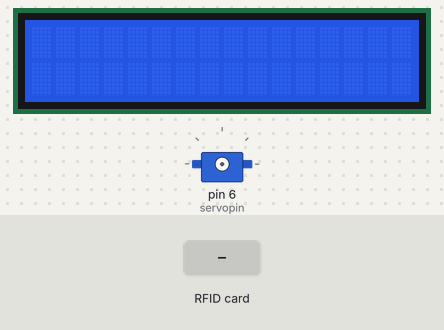
The sketch below on a simulated Arduino Uno, built with avr-gcc and run on an emulated ATmega328P. On the bench: 16×2 character LCD, servo. Wiring (inferred from the names in the program): servo: signal pin 6. The test bench sets the inputs (shaded band). Servo pulses on a pin are drawn as a servo (544–2400 µs = 0–180°); what the sketch prints to the serial monitor is not drawn.

Above: at 1.3 s.
1.4 s: RFID card 06 45 2E 02 held to the reader
At 5.4 s:
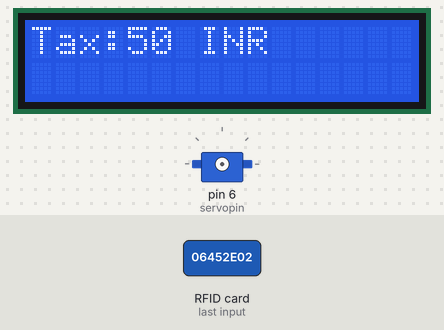
At 9.4 s:
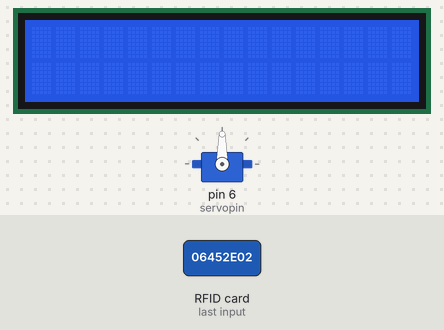
11.6 s: RFID card 5E 7A 19 C4 held to the reader
At 13.6 s:
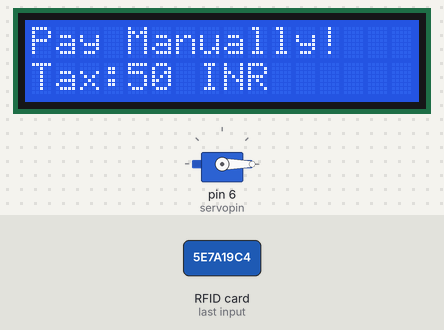
Timing chart, 0 to 19.4 s (numbered marks = the images above; inputs shaded):
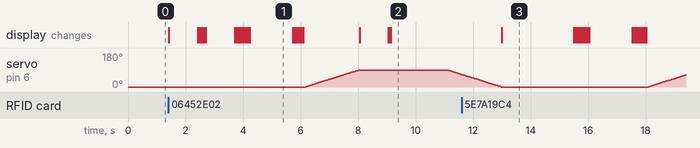

Measured:
- after the input at 1.4 s, servo on pin 6 (servopin): rises from 0° to 90° in 1.9 s, then falls to 66° in 3.6 s; the display: first changes at once (image 1 shows a later state)
- after the input at 11.6 s, the display: changes after 1.4 s (image 3)
- what the display in image 1 shows lasts 1.5 s, from 4.2 s to 5.7 s

The sketch:

edsprojectcode.ino
```cpp
#include <SPI.h>
#include <MFRC522.h>   //Library for mfrc522 RFID reader
 #include <LiquidCrystal.h>   ///Library for LCD(16*2)
#define SS_PIN 10
#define RST_PIN 9
MFRC522 mfrc522(SS_PIN, RST_PIN);   // Create MFRC522 instance.
int servopin=6;   //servopin
int angle,pulsewidth;
LiquidCrystal lcd(7, 8, 5, 4, 3, 2);
void servopulse(int servopin,int angle) //user defined function for servo motor according to
{
    pulsewidth=angle*10+600;   //mapping of pulsewidth with the angle
    digitalWrite(servopin,HIGH);
    delayMicroseconds(pulsewidth);
    digitalWrite(servopin,LOW);
}
void setup()
{

    Serial.begin(9600);   // Initiate a serial communication
    SPI.begin();      // Initiate  SPI bus
    mfrc522.PCD_Init();   // Initiate MFRC522
    Serial.println("Approximate your card to the reader...");
    Serial.println();
    pinMode(servopin,OUTPUT);  //Declaring Servo pin as output
    lcd.begin(16, 2);
}

void loop()
{
     // Look for new cards
      if ( ! mfrc522.PICC_IsNewCardPresent())
      {
        return;
      }

    // Select one of the cards

      if ( ! mfrc522.PICC_ReadCardSerial())
      {
        return;
      }

    //Show UID on serial monitor
      Serial.print("UID tag :");

      String content= "";

      byte letter;

      for (byte i = 0; i < mfrc522.uid.size; i++)
      {
         Serial.print(mfrc522.uid.uidByte[i] < 0x10 ? " 0" : " ");
         Serial.print(mfrc522.uid.uidByte[i], HEX);
         content.concat(String(mfrc522.uid.uidByte[i] < 0x10 ? " 0" : " "));
         content.concat(String(mfrc522.uid.uidByte[i], HEX));
      }
      Serial.println();

      Serial.print("Message : ");

      content.toUpperCase();

      if(content.substring(1) == "06 45 2E 02") //UID of card
      /*In Real life if the card is rechared enough then the UID of the card will be regestered as valid that is why there is a condition
       * on the UID of the card
      */
      {
              Serial.println("Authorized access");    //  check for the RFID wheteher it is working or not
              lcd.print("Welcome");
                 delay(1000);

                // scroll 13 positions (string length) to the left
                    // to move it offscreen left:
              for (int positionCounter = 0; positionCounter < 7; positionCounter++) {
                // scroll one position left:
                lcd.scrollDisplayLeft();
                // wait a bit:
                delay(40);
              }
              lcd.clear();  //Clears the content of LCD
              lcd.print("Car no:");
              lcd.setCursor(0,1);
              lcd.print("GJ 04 HP 1390");
              delay(1000);
              // scroll 29 positions (string length + display length) to the right
              // to move it offscreen right
              for (int positionCounter = 0; positionCounter < 13; positionCounter++)
              {
                // scroll one position left:
                lcd.scrollDisplayLeft();
                // wait a bit:
                delay(40);
              }
              lcd.clear();
              lcd.print("Tax:50 INR");  //Prints the tax required
              delay(1500);
              for(int positionCounter=0;positionCounter<10;positionCounter++)
              {
                lcd.scrollDisplayLeft();
                delay(40);
              }
              //Open the gate
              for(angle=0;angle<=90;angle++)   //angle change from 0 to 90
              {
                  servopulse(servopin,angle);
                  delay(20);
              }
            lcd.clear();
            lcd.print("Bye");
            delay(1000);
            for(int positionCounter=0;positionCounter<3;positionCounter++)
            {

              lcd.scrollDisplayLeft();
              delay(40);
            }
             delay(1900);
             //Close the gate

             for(angle=90;angle>=0;angle--)      //angle change from 90 to 0
             {
                 servopulse(servopin,angle);
                 delay(20);
             }
            lcd.clear();


       }
     /*If the user has not the card(RFID tag) recharged then the process will work manually*/
     else
     {
        Serial.println(" Access denied");//Access denied
        lcd.print("Pay Manually!");
        lcd.setCursor(0,1);
        lcd.print("Tax:50 INR");
        delay(2500);  //Some time for maunal cash collection
        for(int positionCounter=0;positionCounter<13;positionCounter++)
        {
          lcd.scrollDisplayLeft();
          delay(40);
        }
        lcd.clear();
        lcd.print("Payment Done!");
        lcd.setCursor(0,1);
        lcd.print("Thank you!");
        delay(1500);
        for(int positionCounter=0;positionCounter<13;positionCounter++)
        {
          lcd.scrollDisplayLeft();
          delay(40);
        }
        //Open the gate
             for(angle=0;angle<=90;angle++)   //angle cchange from 0 to 90
              {
                  servopulse(servopin,angle);
                  delay(20);
              }
              delay(999);
              //Close the gate
               for(angle=90;angle>=0;angle--)      //angle change from 0 to 90
             {
                 servopulse(servopin,angle);
                 delay(20);
             }
             lcd.clear();

        }


     }
```
